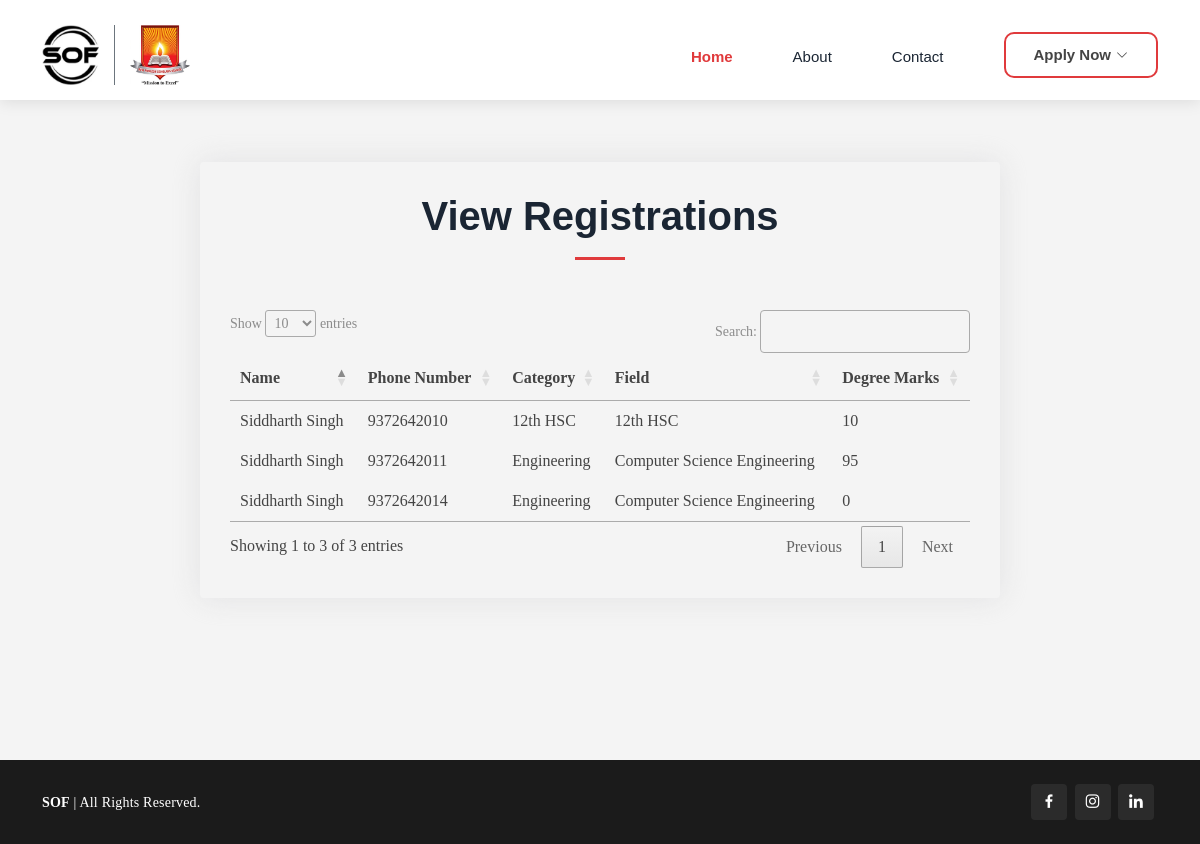
/pageview.php, run on the app's committed database.
### tables this page shows
CREATE TABLE `students` (
  `id` int(11) NOT NULL,
  `first_name` varchar(50) NOT NULL,
  `last_name` varchar(50) NOT NULL,
  `phone` bigint(15) NOT NULL,
  `email` varchar(500) NOT NULL,
  `college` varchar(250) NOT NULL,
  `category` varchar(100) NOT NULL,
  `field` varchar(300) NOT NULL,
  `tenth_marks` float NOT NULL,
  `twelfth_marks` float NOT NULL DEFAULT 0,
  `degree_marks` float NOT NULL DEFAULT 0,
  `year_of_passing` int(11) NOT NULL,
  `path` varchar(1000) NOT NULL,
  `dob` date NOT NULL,
  `attended` int(11) NOT NULL DEFAULT 0,
  `top` int(11) NOT NULL DEFAULT 0,
  `apti_marks` int(11) NOT NULL DEFAULT 0
);

### pageview.php (the view, shortened to what this page needs)
<?php include("./connect.php") ?>
<!DOCTYPE html>
<html lang="en">
  <head>
    <link
      href="https://api.fontshare.com/v2/css?f[]=poppins@900,500,400,300,800,700,600&f[]=hind@400,500&display=swap"
      rel="stylesheet"
    />
    <link href="assets/vendor/aos/aos.css" rel="stylesheet" />
    <link
      href="assets/vendor/bootstrap/css/bootstrap.min.css"
      rel="stylesheet"
    />
    <link
      href="assets/vendor/bootstrap-icons/bootstrap-icons.css"
      rel="stylesheet"
    />
    <link href="assets/vendor/boxicons/css/boxicons.min.css" rel="stylesheet" />
    <link
      href="assets/vendor/glightbox/css/glightbox.min.css"
      rel="stylesheet"
    />
    <link href="https://cdn.datatables.net/1.13.6/css/jquery.dataTables.min.css" rel="stylesheet"/>
    <link href="assets/vendor/remixicon/remixicon.css" rel="stylesheet" />
    <link href="assets/vendor/swiper/swiper-bundle.min.css" rel="stylesheet" />
    <link href="assets/css/style.css" rel="stylesheet" />
  </head>
  <body>
   <header id="header" class="fixed-top d-flex align-items-center">
    <div class="container d-flex align-items-center">
      <div class="mylogo me-auto">
        <img src="assets/img/sof.jpeg" style="border-left: none;padding-left: 0;" class="apsitlogo" alt="" srcset="">
        <img src="assets/img/nhss.jpeg" class="apsitlogo" alt="" srcset="">
      </div>
      <nav id="navbar" class="navbar order-last order-lg-0">
        <ul>
          <li><a class="nav-link scrollto active hover-underline-animation" href="/index.php#videohero">Home</a></li>
          <li><a class="nav-link scrollto hover-underline-animation" href="/index.php#about">About</a></li>
          <li><a class="nav-link scrollto hover-underline-animation" href="/index.php#contact">Contact</a></li>
          <li class="dropdown" style="cursor:pointer"><a id="myherobutton"><span>Apply Now</span> <i class="bi bi-chevron-down"></i></a>
          </li>
        </ul>
      </nav>
    </div>
  </header>
    <div class="progress-header">
      <div class="progress-container">
      </div>
    </div>
    <main id="main">
      <section class="contact" style="min-height: 95vh; position: relative">
        <div
          style="
            position: absolute;
            left: 50%;
            top: 50%;
            transform: translate(-50%, -50%);
          "
          class="col-lg-8 col-sm-8 col-xs-8 resultbox container aos-init aos-animate php-email-form"
        >
          <div class="section-title">
            <h2>View Registrations</h2>
          </div>
            <?php
                $query = "select * from students";
                $result = mysqli_query($conn, $query);
            ?>
            <table id="tableUser">
                <thead>
                <tr>
                    <th scope="col">Name</th>
                    <th scope="col">Phone Number</th>
                    <th scope="col">Category</th>
                    <th scope="col">Field</th>
                    <th scope="col">Degree Marks</th>
                </tr>
                </thead>
                <tbody>
                <?php while($res=$result->fetch_assoc()){
                    echo "<tr>
                        <td>". $res['first_name']. " " .$res['last_name'] ."</td>
                        <td>". $res['phone']."</td>
                        <td>". $res['category'] ."</td>
                        <td>". $res['field'] ."</td>
                        <td>". $res['degree_marks'] ."</td>
                    </tr>";
                }
                ?>
                </tbody>
            </table>
        </div>
      </section>
    </main>
    <footer id="footer">
<div class="container d-md-flex py-4" style="align-items: center;">
  <div class="me-md-auto text-center text-md-start" style="letter-spacing: 0.2px;">
    <div class="copyright">
      <strong>SOF</strong> | All Rights Reserved.
    </div>
  </div>
  <div class="social-links text-center text-md-end pt-3 pt-md-0">
    <a href="https://www.facebook.com/profile.php?id=100081828978440&mibextid=ZbWKwL" class="facebook"><i class="bx bxl-facebook"></i></a>
    <a href="https://instagram.com/ishrae_thane_chapter?igshid=MzRlODBiNWFlZA==" class="instagram"><i class="bx bxl-instagram"></i></a>
    <a href="https://www.linkedin.com/company/ishrae-thane-chapter/" class="linkedin"><i class="bx bxl-linkedin"></i></a>
  </div>
</div>
</footer>
  </body>
</html>

### assets/css/style.css (style rules this page uses)
body { font-family: 'Poppins'; background-color: #f4f4f4; color: #444444; }
a { color: #e03a3c; text-decoration: none; }
h1, h2, h3, h4, h5, h6 { font-family: "poppins", sans-serif; }
#header { background: #fff; transition: all 0.5s; z-index: 997; padding: 25px 0 15px 0; box-shadow: 0px 2px 15px rgba(0, 0, 0, 0.1); }
.navbar { padding: 0; }
.navbar ul { margin: 0; padding: 0; display: flex; list-style: none; align-items: center; }
.navbar li { position: relative; }
.navbar a, .navbar a:focus { display: flex; align-items: center; justify-content: space-between; padding: 10px 0 5px 0px; font-family: "poppins", sans-serif; font-size: 15px; font-weight: 400; color: #1a2533; white-space: nowrap; transition: 0.3s; margin-left: 60px; }
.navbar a i, .navbar a:focus i { font-size: 12px; line-height: 0; margin-left: 5px; }
.navbar a:hover, .navbar .active, .navbar .active:focus, .navbar li:hover>a { color: #e03a3c; font-weight: 600; }
section { padding: 60px 0; overflow: hidden; position: relative; }
.section-title { text-align: center; padding-bottom: 30px; position: relative; }
.section-title h2 { font-size: 32px; font-weight: bold; text-transform: uppercase; margin-bottom: 20px; padding-bottom: 20px; position: relative; }
.section-title h2::after { content: ""; position: absolute; display: block; width: 50px; height: 3px; background: #e03a3c; bottom: 0; left: calc(50% - 25px); }
.contact .php-email-form { box-shadow: 0 0 30px rgba(214, 215, 216, 0.6); padding: 30px; border-radius: 4px; }
#footer { color: #fff; font-size: 14px; background: #1b1b1b; }
#footer .social-links a { font-size: 18px; display: inline-block; background: #2b2b2b; color: #fff; line-height: 1; padding: 8px 0; margin-right: 4px; border-radius: 4px; text-align: center; width: 36px; height: 36px; transition: 0.3s; }
.hover-underline-animation { display: inline-block; position: relative; color: #e03a3c; }
.hover-underline-animation::after { content: ''; position: absolute; width: 100%; transform: scaleX(0); height: 2px; bottom: 0; left: 0; background-color: #e03a3c; transform-origin: bottom right; transition: transform 0.25s ease-out; }
.mylogo { display: flex; align-items: center; cursor: pointer; }
.apsitlogo { height: 60px; padding: 0 15px 0 15px; border-left: 1px solid #6c757d; transition: all 0.5s; }
.contact h2 { font-size: 40px; font-family: "poppins",sans-serif; text-transform: none; color:#1a2533; }
.progress-header { position: fixed; top: 0; width: 100%; z-index: 1000; }
.progress-container { background-color: rgba(150, 150, 150, 0); height: 7px; width: 100%; }
#myherobutton { font-weight: 600; padding: 10px 28px; border: 2px solid #e03a3c; transition: 0.3s; border-radius: 10px; }
.resultbox { box-shadow: 0 4px 16px rgba(0, 0, 0, 0.1); }

### data on the page
students: first_name "Siddharth", last_name "Singh", phone "9372642010", category "12th HSC", field "12th HSC", degree_marks "10"
students: first_name "Siddharth", last_name "Singh", phone "9372642011", category "Engineering", field "Computer Science Engineering", degree_marks "95"
students: first_name "Siddharth", last_name "Singh", phone "9372642014", category "Engineering", field "Computer Science Engineering", degree_marks "0"
